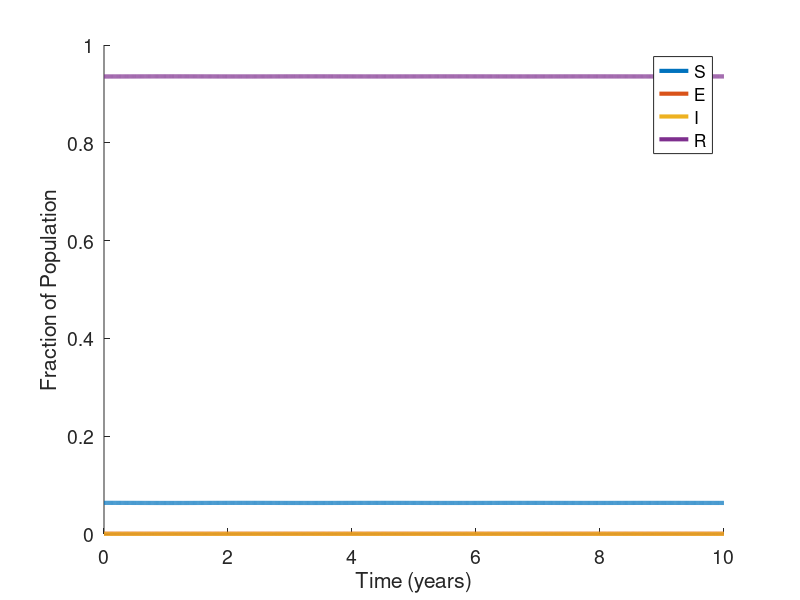

MATLAB code to generate this figure:
%% SEIR model 
% Implemenation of the SEIR model (Schwartz and Smith, 1983)
% with measles-specific disease parameters
function runSEIR
% 
% s0 = 0.99;
% e0 = 0;
% i0 = 0.01;
% r0 = 0;


% a point as close as possible to the periodic orbit of the 
% seasonally-forced system
x0 = 0.0024;
y0 = 0.0027; 
z0 = -6.2317e-04; 

% Steady state of the basic SEIR model corresponding to the 
% periodic solution of the measles-specific seasonally-forced 
% SEIR model
s0 = 0.0635*(1+x0);
e0 = 5.2225e-04*(1+y0);
i0 = 1.8715e-04*(1+z0);
r0 = 1-s0-e0-i0; %0.9358;

X0 = [s0,e0,i0,r0];

tspan = [0,10];

[t,Xt] = ode45(@(t,X)SEIRfunc(t,X),tspan,X0);

St = Xt(:,1);
Et = Xt(:,2);
It = Xt(:,3);
Rt = Xt(:,4);



figure();
hold on
plot(t,St,'LineWidth',3)
plot(t,Et,'LineWidth',3)
plot(t,It,'LineWidth',3)
plot(t,Rt,'LineWidth',3)

legend('S','E','I','R')
xlabel('Time (years)')
ylabel('Fraction of Population')
%ylim([0,1])
set(gca,'FontSize',14)
hold off



end




function dXdt = SEIRfunc(t,x)
% measles parameters
mu = 0.02;
alpha = 1/0.0279;
gamma = 1/0.01;
beta0 = 1575.0;
%Q = 15.73807;
%epsilon = 0.29476137;
%eta = Q/(Q-1);

dXdt = zeros(4,1);
S = x(1);
E = x(2);
I = x(3);
R = x(4);


dXdt(1) = mu - mu*S - beta0*I*S;
dXdt(2) = beta0*I*S - (mu + alpha)*E;
dXdt(3) = alpha*E - (mu + gamma)*I;
dXdt(4) = gamma*I - mu*R;


end
